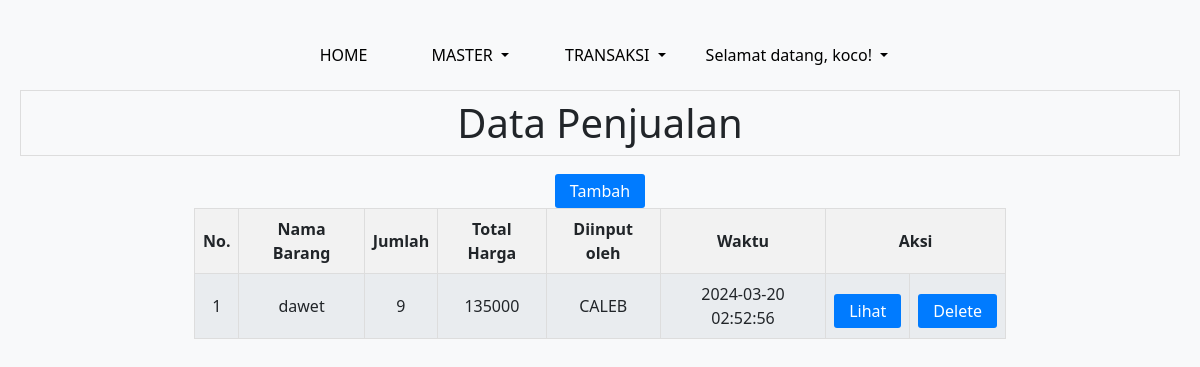
The page /penjualan.php (signed in) on the database its author committed.
### tables this page shows
CREATE TABLE `penjualan` (
  `id` int(10) UNSIGNED NOT NULL,
  `id_barang` int(10) UNSIGNED NOT NULL,
  `jumlah` int(10) UNSIGNED NOT NULL,
  `total_harga` int(10) UNSIGNED NOT NULL,
  `id_staff` int(10) UNSIGNED NOT NULL,
  `created_at` timestamp NOT NULL DEFAULT current_timestamp(),
  `updated_at` timestamp NULL DEFAULT NULL ON UPDATE current_timestamp()
);

CREATE TABLE `barang` (
  `id` int(10) UNSIGNED NOT NULL,
  `nama` varchar(50) NOT NULL,
  `kategori` enum('makanan','minuman') NOT NULL,
  `stok` int(10) UNSIGNED NOT NULL,
  `harga_beli` int(10) UNSIGNED NOT NULL,
  `harga_jual` int(11) UNSIGNED NOT NULL,
  `created_at` timestamp NOT NULL DEFAULT current_timestamp(),
  `updated_at` timestamp NULL DEFAULT NULL ON UPDATE current_timestamp()
);

CREATE TABLE `user` (
  `id` int(10) UNSIGNED NOT NULL,
  `username` varchar(50) NOT NULL,
  `password` varchar(255) NOT NULL,
  `level` enum('BOS','admin','keuangan','logistik') NOT NULL,
  `created_at` timestamp NOT NULL DEFAULT current_timestamp(),
  `updated_at` timestamp NULL DEFAULT NULL ON UPDATE current_timestamp()
);

### penjualan.php (the view, shortened to what this page needs)
<!DOCTYPE html>
<html>
<head>
    <link href="https://cdn.jsdelivr.net/npm/bootstrap@5.3.0/dist/css/bootstrap.min.css" rel="stylesheet">
    <link rel="stylesheet" href="menu.css">
</head>
<body>
    <?php include "menu.php"; ?>
    <?php
    require "koneksi.php";
    $sql = "SELECT penjualan.id, barang.nama as nama_barang, penjualan.jumlah, penjualan.total_harga, user.username, penjualan.created_at FROM barang JOIN penjualan on barang.id = penjualan.id_barang JOIN user ON user.id = penjualan.id_staff ORDER BY penjualan.created_at DESC";
    $query = mysqli_query($koneksi, $sql);
    ?>
    <div>
        <h1>Data Penjualan</h1>
        <form action="new-penjualan.php" method="GET">
            <button type="submit">Tambah</button>
        </form>
        <table>
            <tr>
                <th>No.</th>
                <th>Nama Barang</th>
                <th>Jumlah</th>
                <th>Total Harga</th>
                <th>Diinput oleh</th>
                <th>Waktu</th>
                <th colspan="2">Aksi</th>
            </tr>
            <?php $i = 1; ?>
            <?php while ($penjualan = mysqli_fetch_array($query)) : ?>
                <tr>
                    <td><?= $i ?></td>
                    <td><?= $penjualan["nama_barang"] ?></td>
                    <td><?= $penjualan["jumlah"] ?></td>
                    <td><?= $penjualan["total_harga"] ?></td>
                    <td><?= $penjualan["username"] ?></td>
                    <td><?= $penjualan["created_at"] ?></td>
                    <td>
                        <form action="read-penjualan.php" method="GET">
                            <button type="submit">Lihat</button>
                        </form>
                    </td>
                    <td>
                        <form action="delete-penjualan.php" method="POST" onsubmit="return konfirmasi(this)">
                            <button type="submit">Delete</button>
                        </form>
                    </td>
                </tr>
                <?php $i++; ?>
            <?php endwhile ?>
        </table>
    </div>
</body>
</html>

### penjualan.php (style rules this page uses)
body { padding: 20px; background-color: #f8f9fa; }
table { border-collapse: collapse; width: 70%; margin: 0 auto; background-color: #e9ecef; }
th, td, h1 { border: 1px solid #ddd; padding: 8px; text-align: center; }
th { background-color: #f2f2f2; }
form { text-align: center; }
button { margin-top: 10px; padding: 5px 15px; background-color: #007bff; color: white; border: none; border-radius: 3px; cursor: pointer; }

### rows shown on the page
penjualan: id_barang.nama "dawet", jumlah "9", total_harga "135000", id_staff.username "CALEB", created_at "2024-03-20 02:52:56"

### other values the page prints
$_SESSION["username"] "koco"
